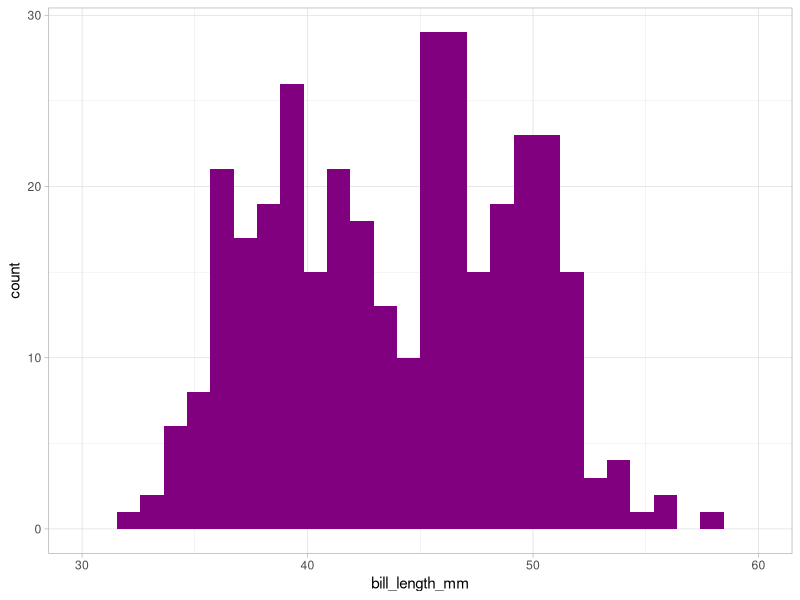
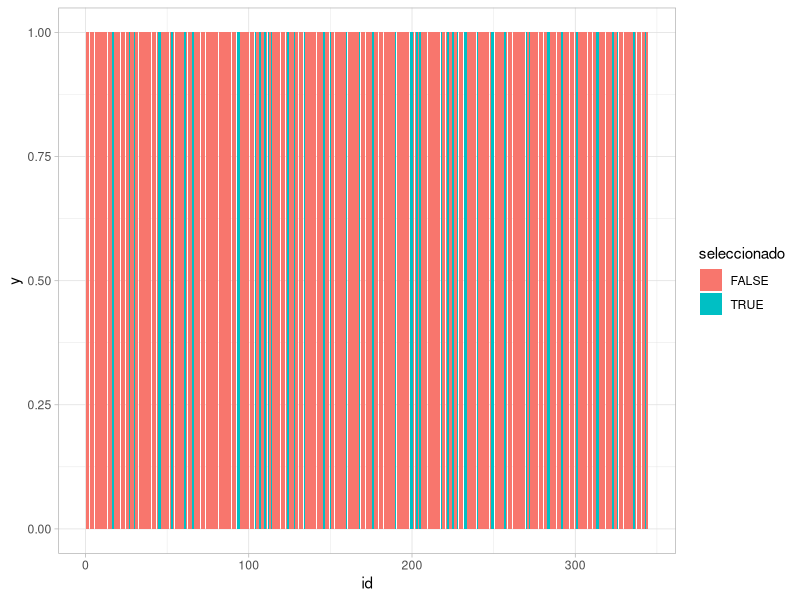
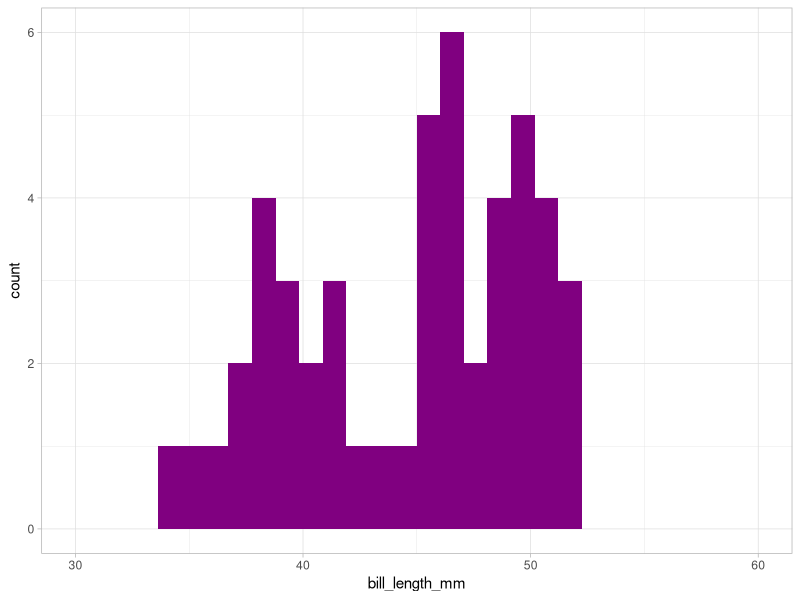
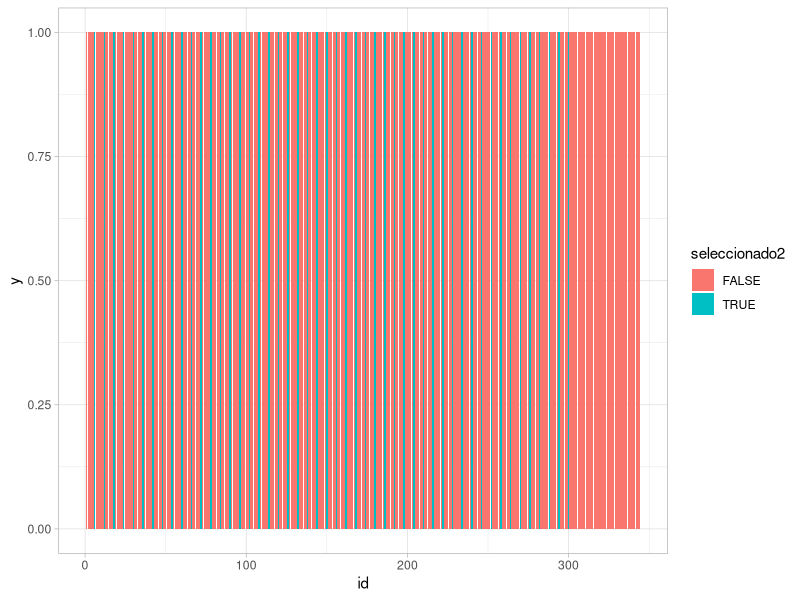
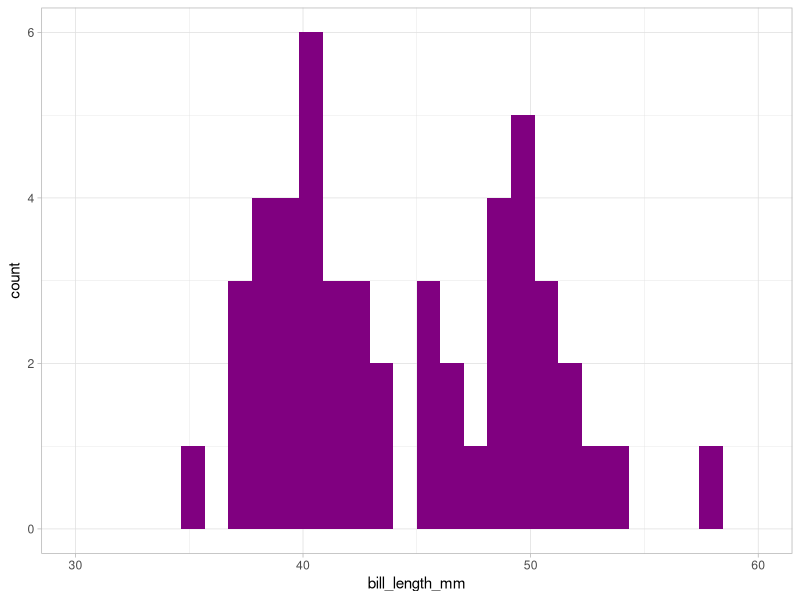
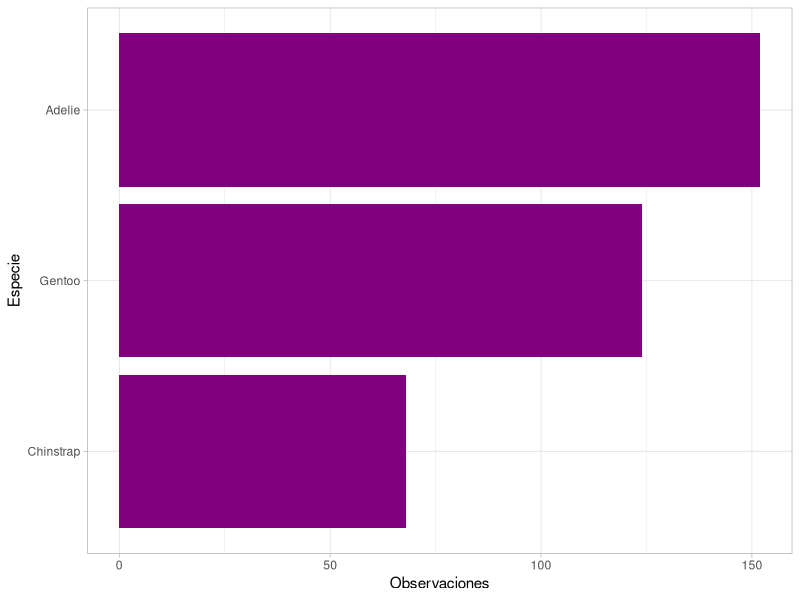
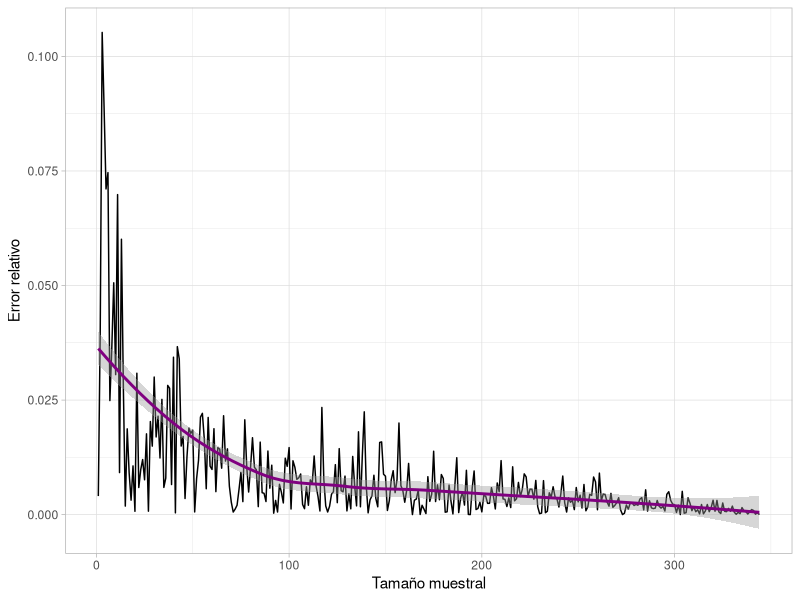

Reproduce these figures in R, in order.
## ---- chunk 1
#| label: datos
penguins <- palmerpenguins::penguins

knitr::kable(head(penguins))
## ---- chunk 2
#| label: histograma1

library(ggplot2)
theme_set(theme_light())
ggplot(penguins) + 
  geom_histogram(aes(x = bill_length_mm), fill = "#800080") + 
  xlim(c(30, 60))
## ---- chunk 3
set.seed(800080)
filas <- sample(seq_len(nrow(penguins)), 50)
penguins$seleccionado <- FALSE
penguins$seleccionado[filas] <- TRUE
penguins$id <- seq_len(nrow(penguins))

ggplot(penguins) + 
  geom_col(aes(x = id, y = 1, fill = seleccionado))

## ---- chunk 4
#| label: hist2
ggplot(subset(penguins, seleccionado)) + 
  geom_histogram(aes(x = bill_length_mm), fill = "#800080") + 
  xlim(c(30, 60))
## ---- chunk 5
#| label: samplesist
div <- nrow(penguins) %/% 50

penguins$seleccionado2 <- FALSE
penguins$seleccionado2[seq_len(50) * div] <- TRUE

ggplot(penguins) + 
  geom_col(aes(x = id, y = 1, fill = seleccionado2))
## ---- chunk 6
#| label: hist3
ggplot(subset(penguins, seleccionado2)) + 
  geom_histogram(aes(x = bill_length_mm), fill = "#800080") + 
  xlim(c(30, 60))
## ---- chunk 7
library(dplyr)
penguins |> 
  count(species) |> 
  ggplot(aes(x = reorder(species, n), y = n)) + 
  geom_col(fill = "#800080") +
  labs(x = "Especie", y = "Observaciones") + 
  coord_flip()
## ---- chunk 8
#| label: mean-sample
penguins |> 
  filter(seleccionado) |> 
  summarise(media_muestral = mean(bill_length_mm, na.rm = TRUE))
## ---- chunk 9
penguins |> 
  slice_sample(n = 5) |> 
  summarise(media_muestral = mean(bill_length_mm, na.rm = TRUE))
## ---- chunk 10
#| label: evol-sample-error1
calcula_media <- function(size) {
  penguins |> 
    slice_sample(n = size, replace = FALSE) |> 
    summarise(media_muestral = mean(bill_length_mm, na.rm = TRUE)) |> 
    mutate(sample_size = size)
}

library(purrr)

df_medias <- map_dfr(seq_len(nrow(penguins)), calcula_media)
## ---- chunk 11
#| label: evol-sample-error2
df_medias |> 
  mutate(media_total = mean(penguins$bill_length_mm, na.rm = TRUE), 
         error = abs(media_total - media_muestral) / media_total) |> 
  ggplot(aes(x = sample_size, y = error)) + 
  geom_line() + 
  geom_smooth(col = "#800080")+ 
  labs(y = "Error relativo", x = "Tamaño muestral")

